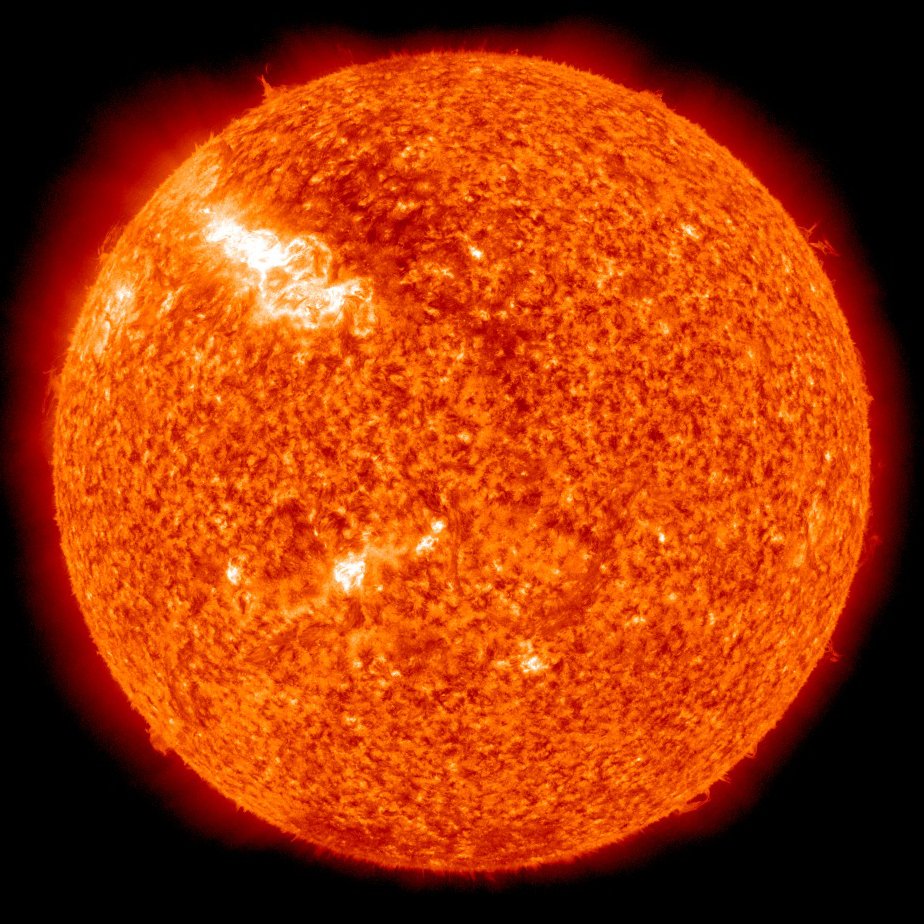
#> input picture Data Structures - Sunspots (Python)/.solar images/20110301_002957_1024_0304_c.png, 924 x 924 px, given in place of .solar images20110101_000001_1024_0171_c.png, which was not available
$ python Sunspots.py
#> lines starting #> are read from the running program, lines starting #| are printed output that depends on the picture; pictures that were not available may be replaced by others from this repository, and a replacement may not be noted
#> the answer given: .solar images
# -*- coding: utf-8 -*-
"""
@course:            CS 2302
@author:            Jorge Favela
@assignment:        Lab 2
@instructor:        Dr. Olac Fuentes
Last Modified:      Mon Feb 17 02:08:39 2020
Purpose of program: Locate the brightest regions of solar photos
"""
import numpy as np
import matplotlib.pyplot as plt
import os

def read_image(imagefile):
    # Reads image in imagefile and returns color and gray-level images
    #
    img = (plt.imread(img_dir+file)*255).astype(int)
    img = img[:,:,:3]  # Remove transparency channel
#> img: shape (924, 924, 3) int64
    img_gl = np.mean(img,axis=2).astype(int)
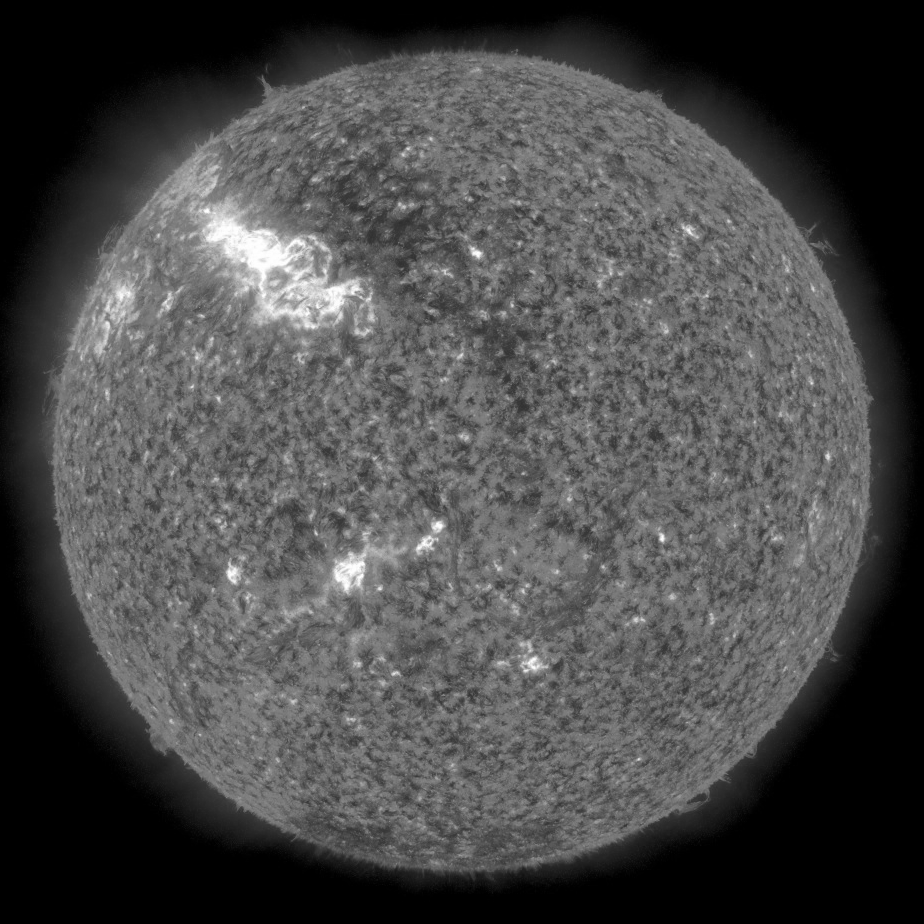
#> img_gl: shape (924, 924) int64; min 0, max 255, mean 73.1
    return img, img_gl

def draw_box(r,c,h,w,clr='r'):
    p= np.array([[r,c],[r,c+w],[r+h,c+w],[r+h,c],[r,c]])
    ax1.plot(p[:,1],p[:,0],linewidth=1,color=clr)
    ax2.plot(p[:,1],p[:,0],linewidth=1,color=clr)

def brightest_pixel(I,h=100,w=100):
    row,column = np.where(I == np.amax(I)) #gets arrays of row and column indexes of the brightest pixesls in image
    draw_box(row[0]-(h/2),column[0]-(w/2),h,w,'b') #draws a blue square around the first brightest pixel located at its center

def compute_integral_img(I,m,n):
#> called with m = 924, n = 924
    s=np.zeros((m+1,n+1), dtype=int)
    s[1:,1:]= np.cumsum(np.cumsum(I,axis=1),axis=0) #array of cuma sum of I's rows and array of cuma sum of previus arrays columns gives us the intergal image of I
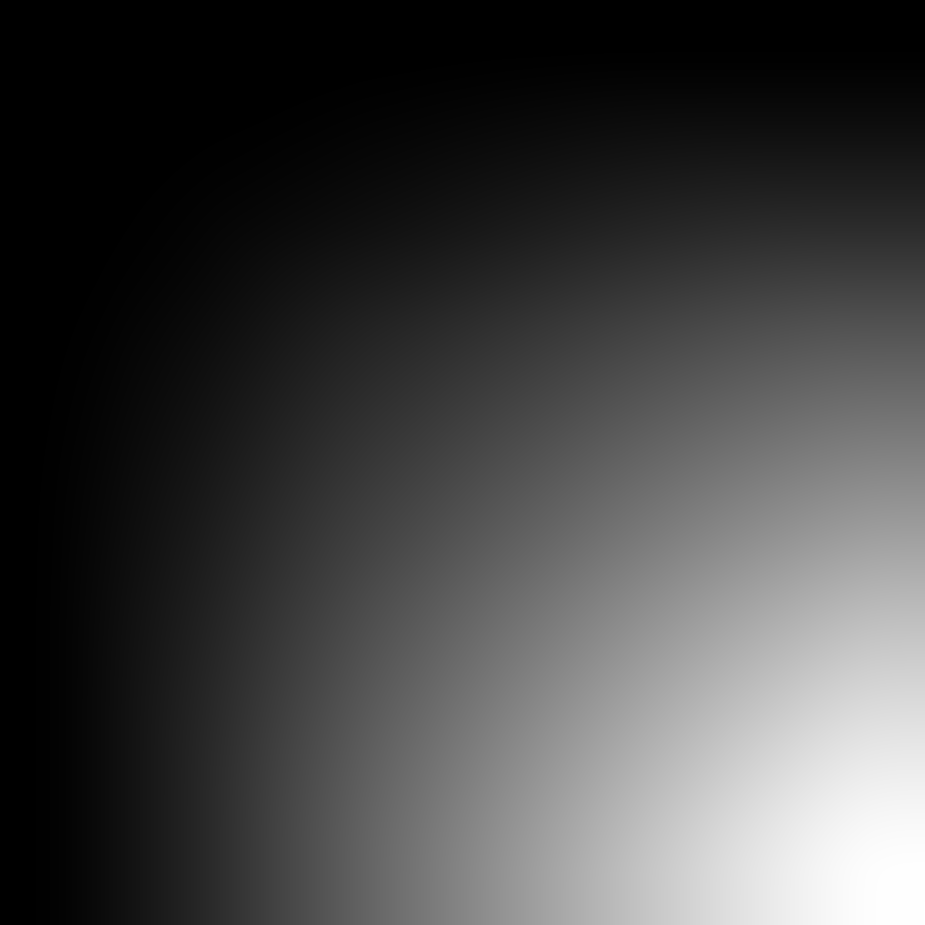
#> s: shape (925, 925) int64; min 0, max 62439412, mean 16537260.8; drawn with min black and max white
    return s

def integral_img_search(I,m,n,h,w):
    s = compute_integral_img(I,m,n) #computes the sum table of target image
    sums=0
    maxs=0 #holds the current highest sum value
    r=0 #the current brightest regions top left corners coordinates in [row,column] format
    c=0
    for l in range(0,len(s)-h): #handles the shifting of the region vertically by 1
        for k in range(0,len(s[0])-w): #handles the shifting of the region horizontally by 1
            sums = (s[l+h,k+w])-(s[l,k+w])-(s[l+h,k])+(s[l,k]) #sum of the current region
            if sums>maxs:
                maxs = sums
                r=l-1
                c=k-1
#> after the loop, c = 213; maxs = 1202560; r = 229
    draw_box(r,c,h,w) #calls function to draw box around brightest region in image
#> in draw_box, `p= np.array([[r,c],[r,c+w],[r+h,c+w],[r+h,c],[r,c]])`: p = [[229, 213], [229, 313], [289, 313], [289, 213], [229, 213]]
    return r, c

def naive(I,m,n,h,w):
    maxs=0 #holds the current highest sum value
    r=0 #the current brightest regions top left corners coordinates in [row,column] format
    c=0
    col_st=0 #these 2 variables are just here so they can exist outside any of the loops to be accessed after
    row_st=0
    for l in range(m-h,-1,-1): #handles the shifting of the region vertically by 1
        row_st=l #current regions row
        for k in range(n-w,-1,-1): #handles the shifting of the region horizontally by 1
            col_st=k #current regions column
            sums=0 #sum of the current region
            for i in range(row_st,row_st+h): # iterates through the current region
                for j in range(col_st,col_st+w):
                    sums+=I[i,j]
            if sums>maxs: #compares and updates brightest regions parameters if true
                maxs=sums
                r=row_st
                c=col_st
    draw_box(r,c,h,w) #calls function to draw box around brightest region in image
    return r, c

def naive_sum(I,m,n,h,w):
    maxs=0 #holds the current highest sum value
    r=0 #the current brightest regions top left corners coordinates in [row,column] format
    c=0
    col_st=0 #these 2 variables are just here so they can exist outside any of the loops to be accessed after
    row_st=0
    for l in range(m-h,-1,-1): #handles the shifting of the region vertically by 1
        row_st=l #current regions row
        for k in range(n-w,-1,-1): #handles the shifting of the region horizontally by 1
            col_st=k #current regions column
            sums=np.sum(I[row_st:row_st+h,col_st:col_st+w])
            if sums>maxs: #compares and updates brightest regions parameters if true
                maxs=sums
                r=row_st
                c=col_st
    draw_box(r,c,h,w) #calls function to draw box around brightest region in image
    return r, c
1
inDir = input('Please enter directory containing target images: \n')
img_dir = inDir # Directory where imagea are stored

img_files = os.listdir(img_dir)  # List of files in directory

plt.close('all')

for file in img_files:
    print(file)
    if file[-4:] == '.png': # File contains an image
        img, img_gl = read_image(img_dir+file)
        fig, (ax1, ax2) = plt.subplots(nrows=1, ncols=2)

        # [15 lines of commented-out code are left out]
        integral_img_search(img_gl,len(img_gl),len(img_gl[0]),60,100)
        # [4 lines of commented-out code are left out]


        brightest_pixel(img_gl,100,100)
#> in brightest_pixel, `row,column = np.where(I == np.amax(I))`: row = 24 values from 227 to 572; column = 24 values, max 424 at index 22, min 224 at index 1, mean 271.4
        ax1.imshow(img)                  #Display color image
        ax2.imshow(img_gl,cmap='gray')   #Display gray-leval image
        plt.show()
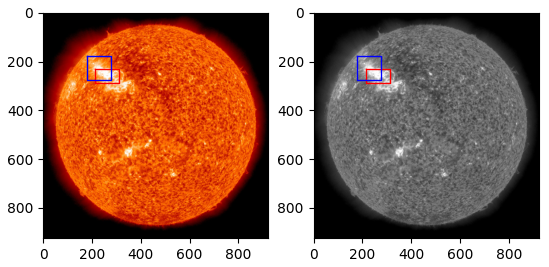
#> figure drawn by matplotlib, 2 panels
#> pass 2 of the loop `for file in img_files:`:
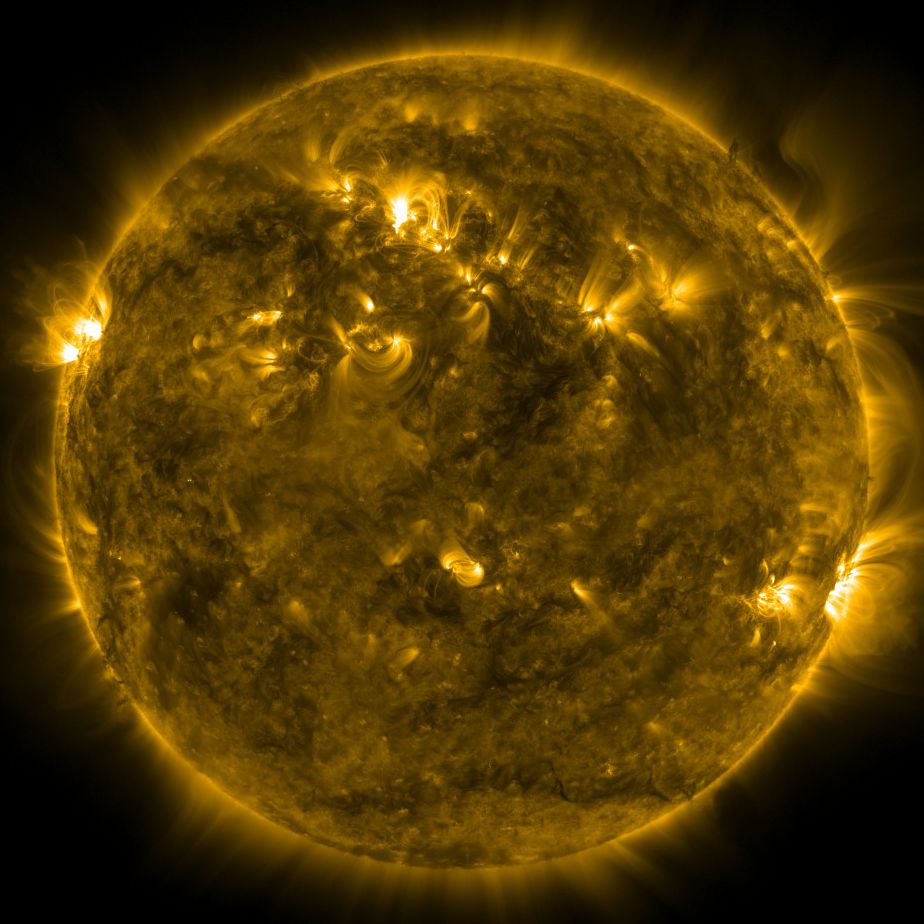
#> input picture Data Structures - Sunspots (Python)/.solar images/20120218_001237_1024_0171_c.png, 924 x 924 px, given in place of .solar images20110102_000001_1024_0171_c.png, which was not available
#> in compute_integral_img (call 2), `s[1:,1:]= np.cumsum(np.cumsum(I,axis=1),axis=0) #array of cuma sum of ..`:
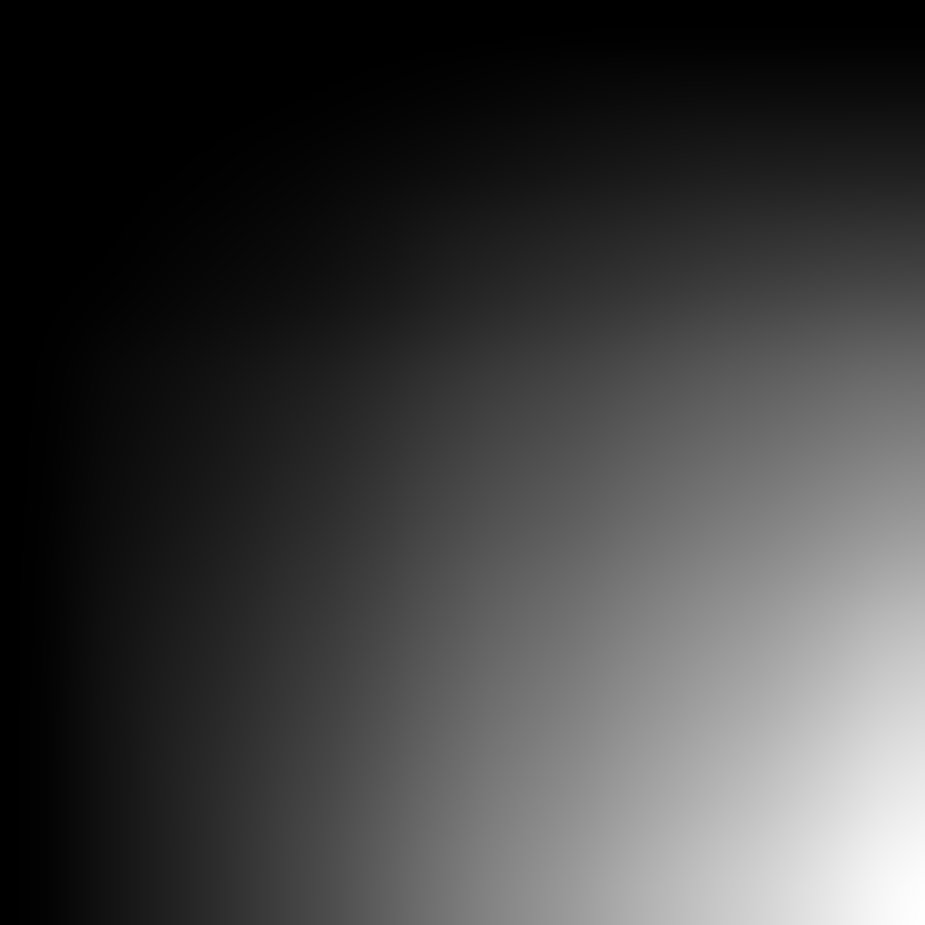
#> s: shape (925, 925) int64; min 0, max 40031980, mean 9958781.3; drawn with min black and max white
#> `plt.show()`:
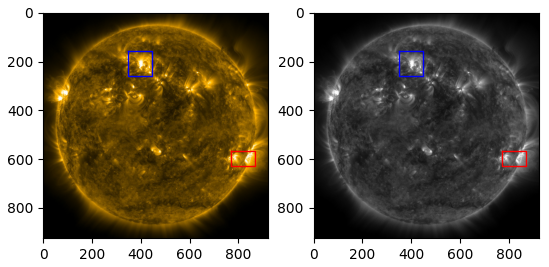
#> figure drawn by matplotlib, 2 panels
#> (the run stopped early here; a loop or call above may not have finished)
